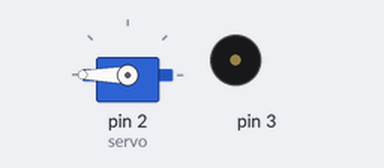
A sketch run on a simulated Arduino Uno, built with avr-gcc and run on an emulated ATmega328P. Shown: servo, buzzer (waves = sounding).

Above: at 0.1 s.
At 1.1 s:
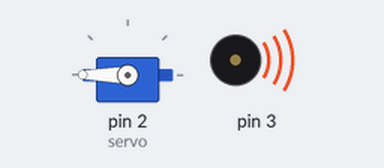
At 2.1 s:
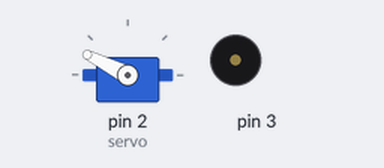
Timing chart, 0 to 3.6 s (numbered marks = the images above):
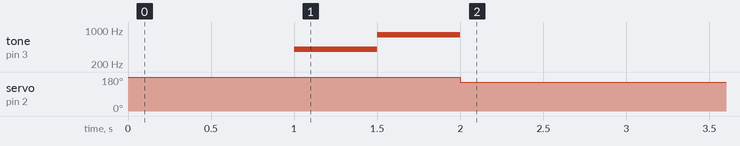

Measured:
- by itself, tone on pin 3: silent → 400 Hz at 1.0 s, → 800 Hz 0.50 s later, → silent 0.50 s later
- by itself, servo on pin 2 (servo): 180° → 153° at 2.0 s

The sketch:

buzzerTest.ino
```cpp
#include <Servo.h>
Servo servo;

double currentAngle = 180;
void setup() {
  Serial.begin(9600);
  // put your setup code here, to run once:
  pinMode(3,OUTPUT);

  servo.attach(2);


  servo.write(180);

  delay(1000);
}

void loop() {


  if(currentAngle>5.1)
  {
    currentAngle-=27;
     tone(3,400);
    delay(500);
    tone(3, 800);
    delay(500);
    noTone(3);
    servo.write(currentAngle);

    if(currentAngle > 0){
      for (int i = 0; i < 24; i++) {
        delay(3600000);//needs to be 24 hr
        }
    }

    else{
      delay(2000); //keep 2 sec
      currentAngle = 180;
      servo.write(currentAngle);
      for (int i = 0; i < 24; i++) {
        delay(3600000);//needs to be 24 hr
        }
  }
}

}
```
